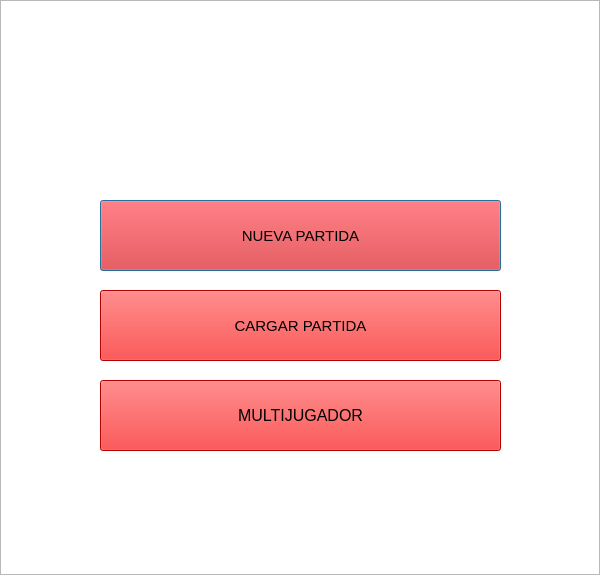
<?xml version="1.0" encoding="UTF-8"?>
<ui version="4.0">
 <class>Menu</class>
 <widget class="QDialog" name="Menu">
  <property name="geometry">
   <rect>
    <x>0</x>
    <y>0</y>
    <width>600</width>
    <height>575</height>
   </rect>
  </property>
  <property name="windowTitle">
   <string>Dialog</string>
  </property>
  <widget class="QPushButton" name="BNuevo">
   <property name="geometry">
    <rect>
     <x>100</x>
     <y>200</y>
     <width>401</width>
     <height>71</height>
    </rect>
   </property>
   <property name="font">
    <font>
     <pointsize>11</pointsize>
    </font>
   </property>
   <property name="styleSheet">
    <string notr="true">background-color: rgb(255, 0, 0);
color: black;</string>
   </property>
   <property name="text">
    <string>NUEVA PARTIDA</string>
   </property>
  </widget>
  <widget class="QPushButton" name="BCargar">
   <property name="geometry">
    <rect>
     <x>100</x>
     <y>290</y>
     <width>401</width>
     <height>71</height>
    </rect>
   </property>
   <property name="font">
    <font>
     <pointsize>11</pointsize>
    </font>
   </property>
   <property name="styleSheet">
    <string notr="true">background-color: rgb(255, 0, 0);
color: black;</string>
   </property>
   <property name="text">
    <string>CARGAR PARTIDA</string>
   </property>
  </widget>
  <widget class="QPushButton" name="BMultiplayer">
   <property name="geometry">
    <rect>
     <x>100</x>
     <y>380</y>
     <width>401</width>
     <height>71</height>
    </rect>
   </property>
   <property name="font">
    <font>
     <pointsize>12</pointsize>
    </font>
   </property>
   <property name="styleSheet">
    <string notr="true">background-color: rgb(255, 0, 0);
color: black;</string>
   </property>
   <property name="text">
    <string>MULTIJUGADOR</string>
   </property>
  </widget>
  <widget class="QGraphicsView" name="graphicsView">
   <property name="geometry">
    <rect>
     <x>0</x>
     <y>0</y>
     <width>600</width>
     <height>575</height>
    </rect>
   </property>
   <property name="styleSheet">
    <string notr="true">border-image: url(:/new/prefix1/Images/prison.png);</string>
   </property>
  </widget>
  <zorder>graphicsView</zorder>
  <zorder>BCargar</zorder>
  <zorder>BMultiplayer</zorder>
  <zorder>BNuevo</zorder>
 </widget>
 <resources/>
 <connections/>
</ui>
